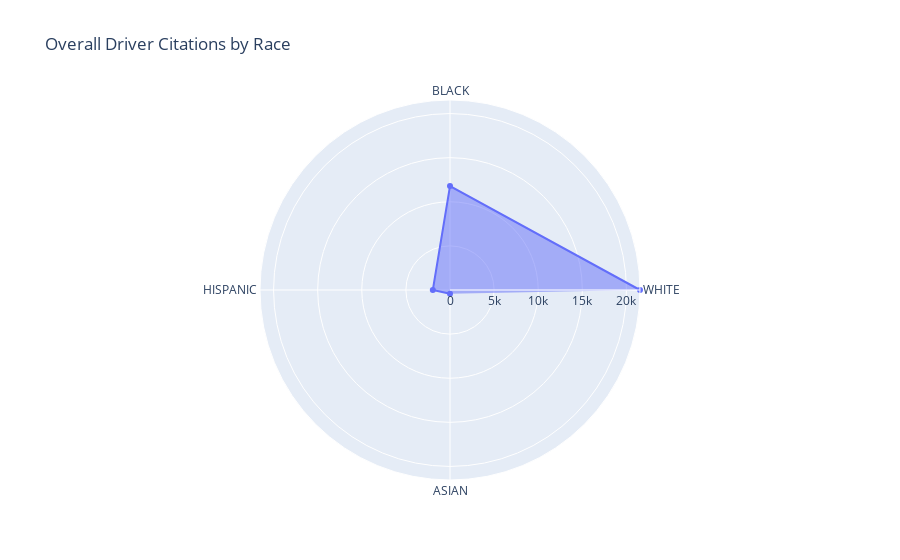
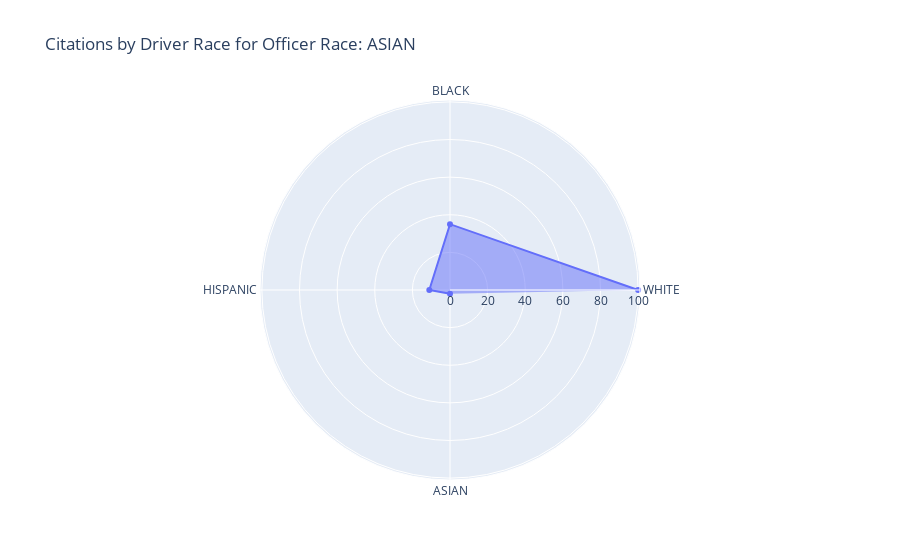
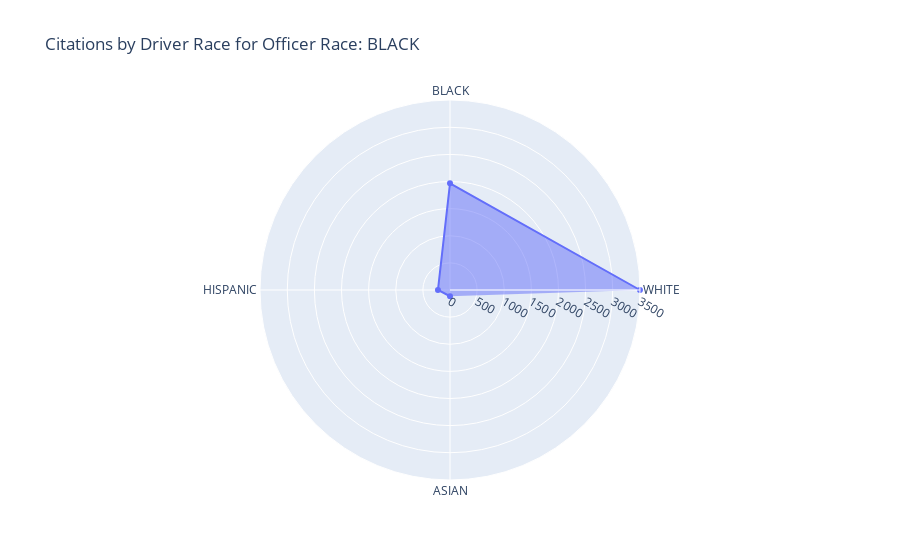
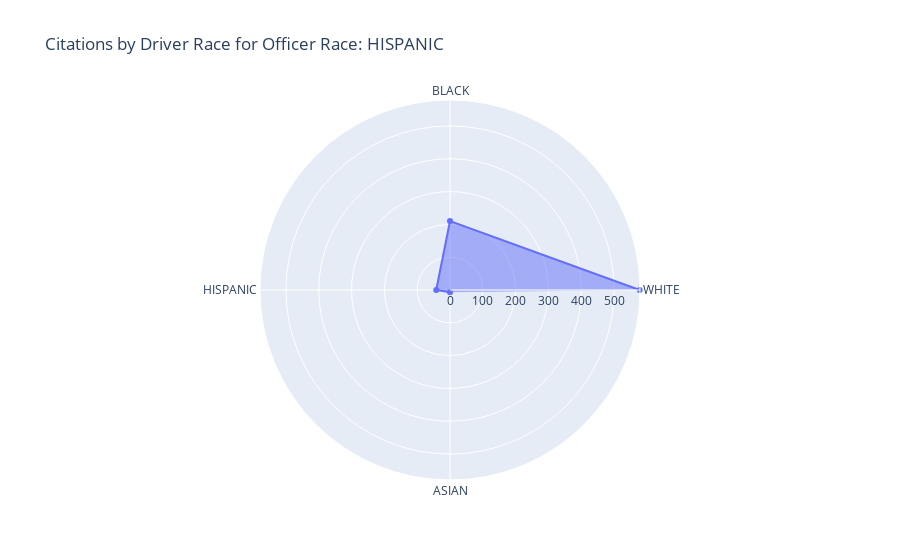

The cell these charts' notebook holds for them, in order:
### Code cell
driver_race_counts = citation_df.groupby('DRIVER_RACE').size()

# Races of interest
driver_races = ['WHITE', 'BLACK', 'HISPANIC', 'ASIAN']

# Ensure that all races are represented in the count
driver_race_counts = driver_race_counts.reindex(driver_races, fill_value=0)

# Radar chart for overall driver citations
overall_radar = go.Figure()

overall_radar.add_trace(go.Scatterpolar(
    r=driver_race_counts.values,
    theta=driver_race_counts.index,
    fill='toself',
    name='All Drivers'
))

overall_radar.update_layout(
    polar=dict(
        radialaxis=dict(visible=True, range=[0, max(driver_race_counts.values)+1])
    ),
    title="Overall Driver Citations by Race"
)

overall_radar.show()

# Group by OFFICER_RACE and DRIVER_RACE for specific radar charts
officer_driver_counts = citation_df.groupby(['OFFICER_RACE', 'DRIVER_RACE']).size().unstack(fill_value=0)

# Create radar charts for each officer race
for officer_race in officer_driver_counts.index:
    fig = go.Figure()

    # Citation counts for this officer's race
    counts = officer_driver_counts.loc[officer_race]

    fig.add_trace(go.Scatterpolar(
        r=counts.reindex(driver_races, fill_value=0).values,  # Make sure all races are accounted for
        theta=driver_races,
        fill='toself',
        name=f'Officer Race: {officer_race}'
    ))

    fig.update_layout(
        polar=dict(
            radialaxis=dict(visible=True, range=[0, max(counts.values) + 1])
        ),
        title=f'Citations by Driver Race for Officer Race: {officer_race}'
    )

    fig.show()

### Figure 1 — Plotly figure (JSON) as saved in the notebook; plotly's stock layout.template omitted (floating-point values rounded to 4 significant figures)
{"data": [{"fill": "toself", "name": "All Drivers", "r": [21537, 11783, 1947, 414], "theta": ["WHITE", "BLACK", "HISPANIC", "ASIAN"], "type": "scatterpolar"}], "layout": {"polar": {"radialaxis": {"range": [0, 21538], "visible": true}}, "title": {"text": "Overall Driver Citations by Race"}}}

### Figure 2 — Plotly figure (JSON) as saved in the notebook; plotly's stock layout.template omitted (floating-point values rounded to 4 significant figures)
{"data": [{"fill": "toself", "name": "Officer Race: ASIAN", "r": [100, 35, 11, 2], "theta": ["WHITE", "BLACK", "HISPANIC", "ASIAN"], "type": "scatterpolar"}], "layout": {"polar": {"radialaxis": {"range": [0, 101], "visible": true}}, "title": {"text": "Citations by Driver Race for Officer Race: ASIAN"}}}

### Figure 3 — Plotly figure (JSON) as saved in the notebook; plotly's stock layout.template omitted (floating-point values rounded to 4 significant figures)
{"data": [{"fill": "toself", "name": "Officer Race: BLACK", "r": [3502, 1966, 222, 115], "theta": ["WHITE", "BLACK", "HISPANIC", "ASIAN"], "type": "scatterpolar"}], "layout": {"polar": {"radialaxis": {"range": [0, 3503], "visible": true}}, "title": {"text": "Citations by Driver Race for Officer Race: BLACK"}}}

### Figure 4 — Plotly figure (JSON) as saved in the notebook; plotly's stock layout.template omitted (floating-point values rounded to 4 significant figures)
{"data": [{"fill": "toself", "name": "Officer Race: HISPANIC", "r": [578, 210, 42, 7], "theta": ["WHITE", "BLACK", "HISPANIC", "ASIAN"], "type": "scatterpolar"}], "layout": {"polar": {"radialaxis": {"range": [0, 579], "visible": true}}, "title": {"text": "Citations by Driver Race for Officer Race: HISPANIC"}}}
